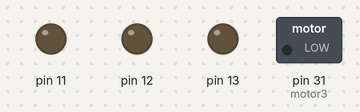
A sketch run on a simulated Arduino Mega 2560, built with avr-gcc and run on an emulated ATmega2560. On the bench: switched loads named in the sketch (green lamp = pin HIGH), output pins drawn as LEDs (lit = HIGH).

Above: at 0.05 s.
At 0.4 s:
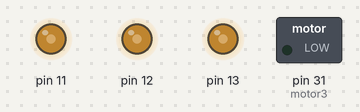
At 32.03 s:
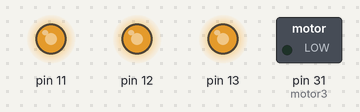
Timing chart, 0 to 40.0 s (numbered marks = the images above):
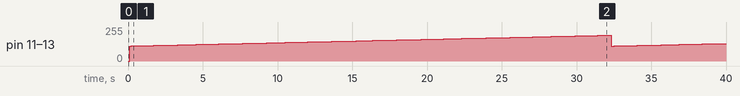

The sketch:

PWM_400Hz.ino
```cpp
/*
Andrea Toscano 2015
Microcontroller : Atmega32u4
PWM FREQUENCY  400Hz

PIN   5,9,10,11*/

#define motor0 OCR1A // PIN 9
#define motor1 OCR1B // PIN 10
#define motor2 OCR1C // PIN 11
#define motor3 OCR3A // PIN 5
#define MIN 2200
#define MAX 3800

int motorValue = 0;

unsigned long newMills = 0;
unsigned long oldMills = 0;

void setup()  {

  //*************************************************
  // Timer 1
  //*************************************************
  // Pin Setup
  // Output Direction
  DDRB |= (1 << 7) | (1 << 6) | (1 << 5);
  //
  ICR1 = 0x1387;  // 400Hz

 /*
 [COM1A1,COM1A0,COM1B1,COM1B0,COM1C1,COM1C0,WGM11.WGM10]
 bit 7:2 Compare output mode 3 channels.  Setting OCnA/OCnB/OCnC on comptare match, set output to LOW
 bit 1:0  Fast PWM, TOP: ICRn  Modality
 */
  TCCR1A = 0b10101010;
/*
[ICNC1,ICES1,–,WGM13,WGM12,CS12,CS11,CS10]
bit 7:5 Don't Care
bit 4:3  Fast PWM
bit 2:0 Prescaler: clock/8

*/
  TCCR1B = 0b00011010;

  // Initializing output variables
  motor0 = 0;
  motor1 = 0;
  motor2 = 0;

  //*************************************************
  // Timer 3
  //*************************************************

  DDRC |= (1 << PC6); // motor3  PWM Port.
  ICR3 = 0x1387;

  TCCR3A = 0b10101010;
  TCCR3B = 0b00011010;

   // Initializing output var
  motor3 = 0;
  motorValue = MIN;
}

// Test with the oscilloscope the dutycycle
void loop()
{
  newMills = millis();

  if (newMills - oldMills > 100)
  {
    motorValue += 5;
    if (motorValue == MAX)
      motorValue = MIN;

    motor0 = motorValue;
    motor1 = motorValue;
    motor2 = motorValue;
    motor3 = motorValue;

    oldMills = newMills;
    Serial.println(motorValue);
  }
}
```

Measured:
- by itself, pin 11–13: 0/255 → 112/255 at 0.10 s, → 113/255 0.10 s later, → 114/255 0.40 s later, → 115/255 0.30 s later, … (103 changes in this stretch)
